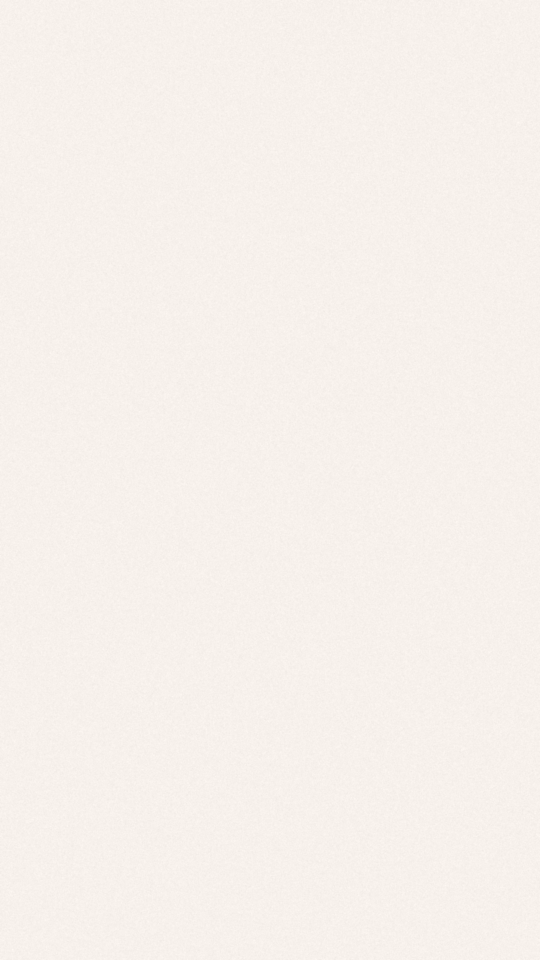
#> input picture carousel/source/v4/paper.png, 1080 x 1920 px (shown at 1/2 size)
$ python symbols.py
#> lines starting #> are read from the running program, lines starting #| are printed output that depends on the picture; after the words box and inside, x2 and y2 are one past the last pixel; in counts of white or black regions, pixels touching at a corner belong together; pictures that were not available may be replaced by others from this repository, and a replacement may not be noted
"""Pen sketch + soft watercolour wash on a scrap of cream paper, cut out with scissors (same look as v4 symbols).
Reads ill/<name>_line.png + ill/<name>_fill.png (from symbols.js), writes sym/<name>.png (RGBA)."""
import os, sys, numpy as np, cv2
D = os.path.dirname(os.path.abspath(__file__))

def rd(p):
    im = cv2.imread(p, cv2.IMREAD_UNCHANGED)
    return cv2.cvtColor(im, cv2.COLOR_BGRA2RGBA).astype(np.float32) / 255

def noise(h, w, sigma, rng):
    n = cv2.GaussianBlur(rng.normal(0, 1, (h, w)).astype(np.float32), (0, 0), sigma)
    return (n - n.mean()) / (n.std() + 1e-6)

def wobble(img, amp, scale, rng):
    h, w = img.shape[:2]
    gx, gy = np.meshgrid(np.arange(w, dtype=np.float32), np.arange(h, dtype=np.float32))
    return cv2.remap(img, gx + amp * noise(h, w, scale, rng), gy + amp * noise(h, w, scale, rng), cv2.INTER_LINEAR, borderMode=cv2.BORDER_CONSTANT)

PAPER = cv2.cvtColor(cv2.imread(f'{D}/../v4/paper.png'), cv2.COLOR_BGR2RGB).astype(np.float32) / 255

def scrap(h, w, rng):
    y, x = rng.integers(0, PAPER.shape[0] - h), rng.integers(0, PAPER.shape[1] - w)
    p = PAPER[y:y + h, x:x + w]
    detail = p.mean(-1, keepdims=True) / p.mean()
    return np.clip(np.array([0.955, 0.925, 0.87], np.float32) * detail ** 1.6, 0, 1)

def scissor(mask, pad, rng):
    m8 = (mask > 0.2).astype(np.uint8)
    m8 = cv2.dilate(m8, cv2.getStructuringElement(cv2.MORPH_ELLIPSE, (2 * pad + 1, 2 * pad + 1)))
    m8 = (wobble(m8.astype(np.float32), pad * 0.35, 24, rng) > 0.5).astype(np.uint8)
    cs, _ = cv2.findContours(m8, cv2.RETR_EXTERNAL, cv2.CHAIN_APPROX_NONE)
    out = np.zeros_like(m8)
    for c in cs: cv2.fillPoly(out, [cv2.approxPolyDP(c, pad * 0.55, True)], 1)
    return cv2.GaussianBlur(out.astype(np.float32), (0, 0), 0.7)

def make(name, width, seed):
#> called with name = 'balloon.png', width = 380, seed = 11
    rng = np.random.default_rng(seed)
    l = rd(f'{D}/ill/{name}_line.png')[..., 3]; f = rd(f'{D}/ill/{name}_fill.png')
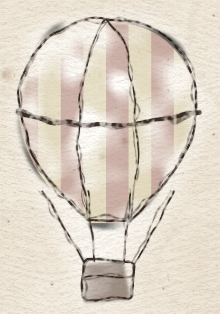
#> input picture carousel/source/v4/balloon.png, 220 x 314 px, given in place of balloon.png_line.png, which was not available
#> in rd, im is the input picture: shape (314, 220, 4); mean B, G, R, A 198.4, 211.3, 221.2, 171.5
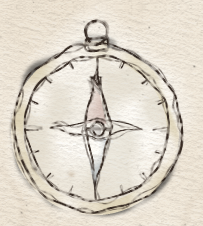
#> input picture carousel/source/v4/compass.png, 203 x 226 px, given in place of balloon.png_fill.png, which was not available
#> in rd, im is the input picture: shape (226, 203, 4); mean B, G, R, A 201.2, 213.7, 221.1, 175.7
    s = width / l.shape[1]; sz = (int(width), int(round(l.shape[0] * s)))
#> after `s = width / l.shape[1]`: s = 1.73
#> after `sz = (int(width), int(round(l.shape[0] * s)))`: sz = (380, 542)
    l = cv2.resize(l, sz, interpolation=cv2.INTER_AREA); f = cv2.resize(f, sz, interpolation=cv2.INTER_AREA)
    pad = int(width * 0.09); l = np.pad(l, pad); f = np.pad(f, ((pad, pad), (pad, pad), (0, 0)))
    h, w = l.shape
#> h = 610; w = 448
    img = scrap(h, w, rng)
    # watercolour: muted, soft-edged, blotchy, pooled pigment at the rim, a little off-register
    fa = cv2.GaussianBlur(wobble(f[..., 3], 3, 16, rng), (0, 0), 1.8)
    fa = fa * 0.85                                                # even wash, no blotches
    rim = np.clip(fa - cv2.GaussianBlur(fa, (0, 0), 5), 0, 1) * 1.6
    fc = cv2.GaussianBlur(f[..., :3], (0, 0), 2)
    fc = fc * 0.62 + fc.mean(-1, keepdims=True) * 0.38           # desaturate
    fc = fc * 0.75 + np.array([0.95, 0.92, 0.86]) * 0.25          # milky, pastel
    sh = (int(rng.integers(2, 5)), int(rng.integers(-4, -1)))
    fc, fa, rim = np.roll(fc, sh, (0, 1)), np.roll(fa, sh, (0, 1)), np.roll(rim, sh, (0, 1))
    A = np.clip(fa * 0.8 + rim * 0.25, 0, 1)[..., None]
    img = img * (1 - A) + img * fc / 0.93 * A
    # pen: two loose passes, broken here and there, uneven pressure
    l1 = wobble(l, 1.1, 7, rng); l2 = wobble(np.roll(l, (1, 2), (0, 1)), 1.8, 5, rng) * 0.5
    la = np.clip(np.maximum(l1, l2) * 1.5, 0, 1)
    la *= (noise(h, w, 3.5, rng) > -0.75) * np.clip(0.72 + 0.3 * noise(h, w, 1.2, rng), 0.35, 1)
    la = cv2.GaussianBlur(la, (0, 0), 0.5)[..., None]
#> la: shape (610, 448, 1) float32
    img = img * (1 - la * 0.88) + np.array([0.22, 0.18, 0.16]) * la * 0.88
    # cut out; slightly toasted grey edge like a scanned scrap
    m = scissor(np.maximum(l, f[..., 3]), int(pad * 0.55), rng)
#> in scissor, `m8 = (mask > 0.2).astype(np.uint8)`: m8: shape (610, 448); values 0 (black) and 1 (white), 60.1% white; 1 black region, box (x1, y1, x2, y2) and area: (0, 0, 448, 610) 109071
#> in scissor, `m8 = cv2.dilate(m8, cv2.getStructuringElement(cv2.MORPH_ELLIPSE, (2 * ..`: m8: shape (610, 448); values 0 (black) and 1 (white), 70.7% white; 1 black region, box (x1, y1, x2, y2) and area: (0, 0, 448, 610) 80057
#> in scissor, `m8 = (wobble(m8.astype(np.float32), pad * 0.35, 24, rng) > 0.5).astype..`:
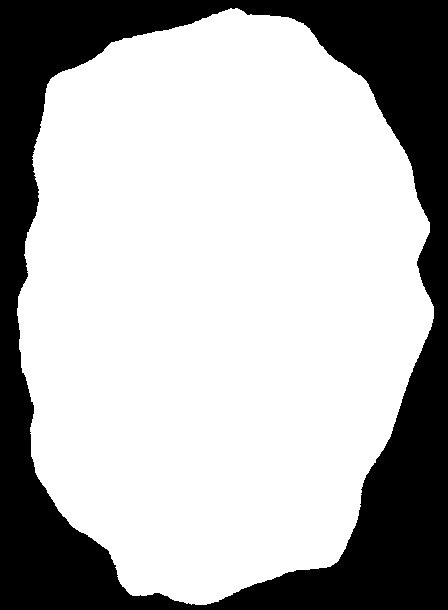
#> m8: shape (610, 448); values 0 (black) and 1 (white), 70.6% white; 1 black region
#> in scissor, `cs, _ = cv2.findContours(m8, cv2.RETR_EXTERNAL, cv2.CHAIN_APPROX_NONE)`: cs = 1 contour; box (x1, y1, x2, y2) and area: (17, 8, 434, 605) 192125
#> the loop in scissor, `for c in cs: cv2.fillPoly(out, [cv2.approxPolyDP(c, pad * 0.55, True)]..` made 1 pass
#> after the loop in scissor, `for c in cs: cv2.fillPoly(out, [cv2.approxPolyDP(c, pad * 0.55, True)]..`: out: shape (610, 448); values 0 (black) and 1 (white), 70.4% white; 1 black region, box (x1, y1, x2, y2) and area: (0, 0, 448, 610) 80766
    d = cv2.distanceTransform((m > 0.5).astype(np.uint8), cv2.DIST_L2, 5)
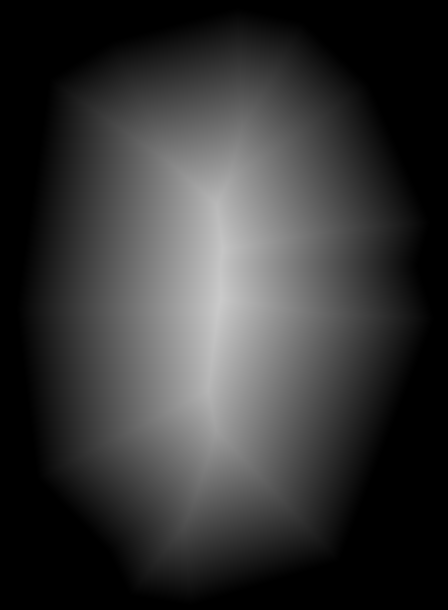
#> d: shape (610, 448) float32; min 0, max 202.7, mean 53.4
    e = np.exp(-d / 2.2)[..., None] * 0.28 + np.exp(-d / 14)[..., None] * 0.06
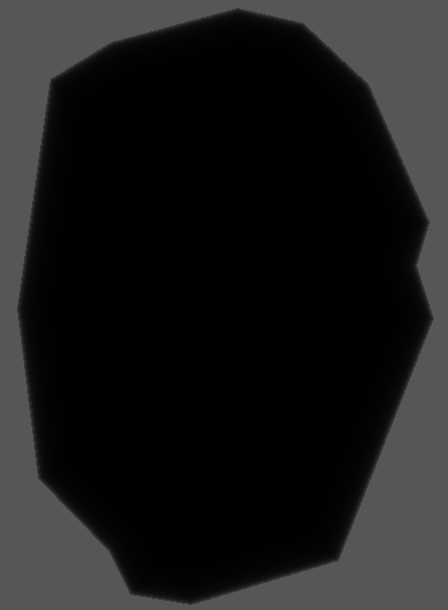
#> e: shape (610, 448, 1) float32; min 3.09e-08, max 0.34, mean 0.108
    img = img * (1 - e) + img * np.array([0.62, 0.6, 0.58]) * e
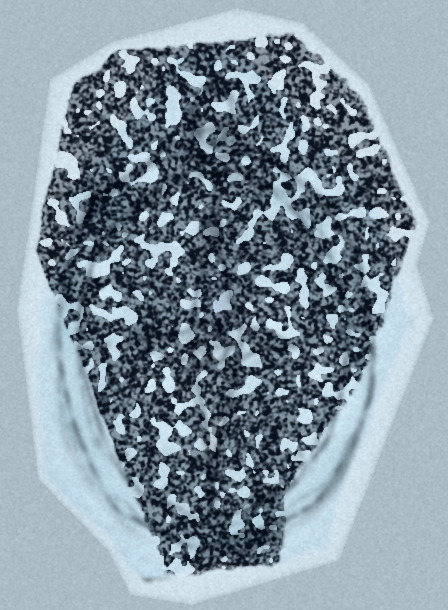
#> img: shape (610, 448, 3) float64; mean of channels 0, 1, 2 0.715, 0.678, 0.627; drawn with min black and max white
    ys, xs = np.where(m > 0.05)
    out = np.dstack([np.clip(img, 0, 1), m])[ys.min():ys.max() + 1, xs.min():xs.max() + 1]
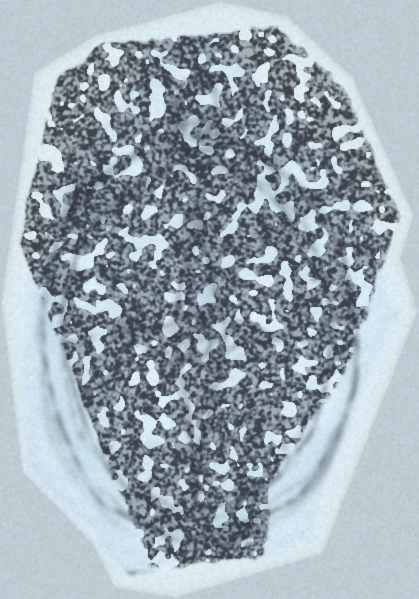
#> out: shape (599, 419, 4) float64; mean of channels 0, 1, 2, 3 0.705, 0.668, 0.616, 0.767; drawn as B, G, R
    os.makedirs(f'{D}/sym', exist_ok=True)
    cv2.imwrite(f'{D}/sym/{name}.png', cv2.cvtColor((out * 255).astype(np.uint8), cv2.COLOR_RGBA2BGRA))

if __name__ == '__main__':
    names = sys.argv[1:] or sorted({f.rsplit('_', 1)[0] for f in os.listdir(f'{D}/ill')})
    for i, n in enumerate(names): make(n, 380, 11 + i)
    print('symbols cut:', len(names))
